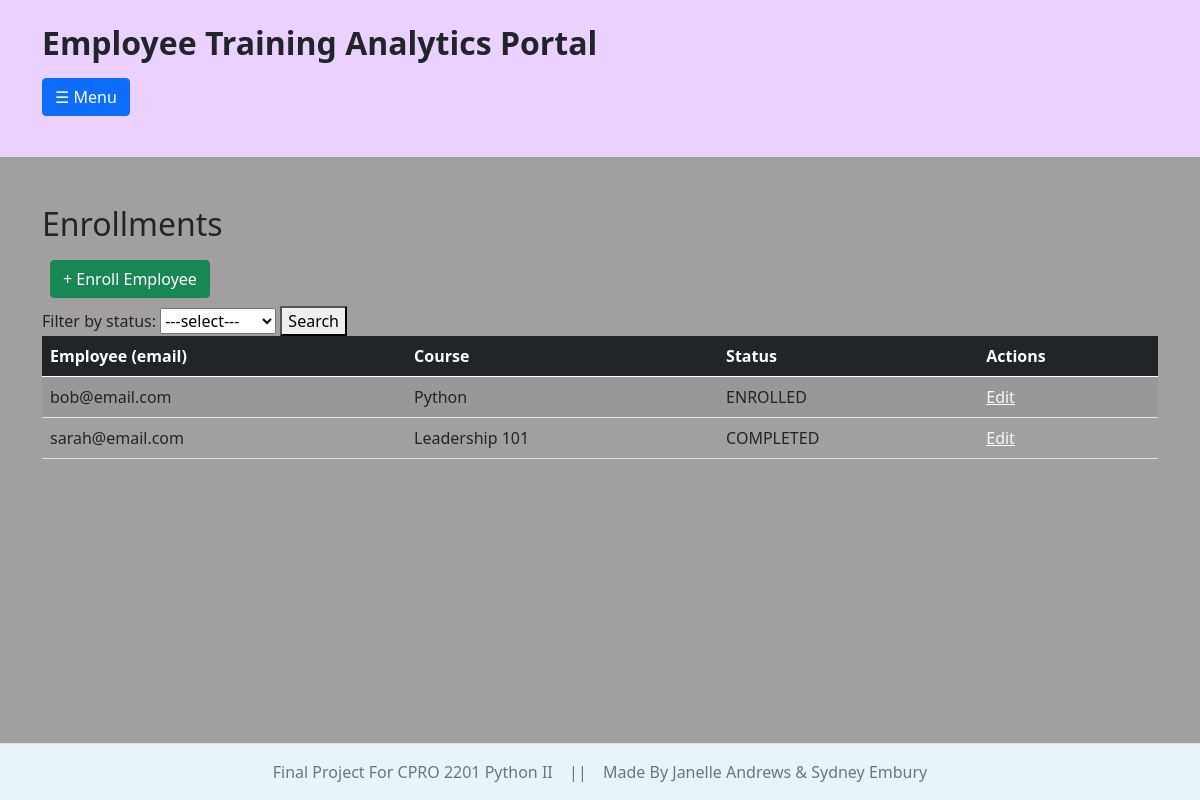
Before: /analytics_portal/enrollments/ with the older database file.
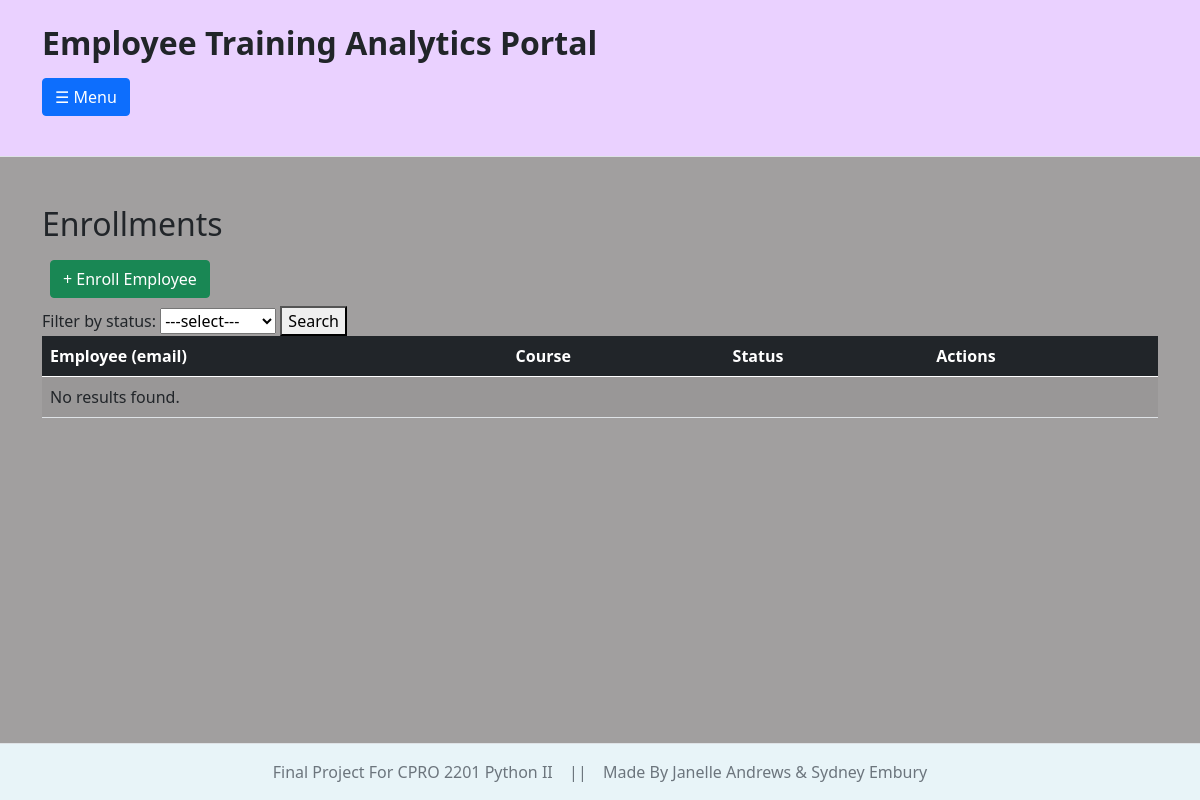
After: the same page with the newer database file.
### analytics_portal/models.py (models this page shows, shortened)
class Enrollment(models.Model):
    status_choices = [("1","ENROLLED"),("2","COMPLETED"),("3","CANCELLED")]
    employee = models.ForeignKey(Employee, on_delete=models.CASCADE, related_name="enrollments")
    session = models.ForeignKey(Session, on_delete=models.CASCADE, related_name="enrollments")
    status = models.CharField(choices=status_choices)
    class Meta:
        constraints = [
            models.UniqueConstraint(
                fields=["employee", "session"],
                name='unique_session'
            )
        ]

class Employee(models.Model):
    department_choices = [("1", "IT"),("2", "HR"),("3", "Sales"),("4","Admin"),("5","Management")]
    full_name = models.CharField(max_length=100)
    email = models.EmailField(unique=True)
    department = models.CharField(choices=department_choices)

class Session(models.Model):
    mode_choices = {
        '1':'Online',
        '2':'In-Person'
    }
    course = models.ForeignKey(Course, on_delete=models.CASCADE)
    session_date = models.DateTimeField()
    instructor_name = models.CharField(max_length=150)
    mode = models.CharField(choices=mode_choices)
    def __str__(self):
        return self.course.title

class Course (models.Model):
    category_choices = {
        '1':'Technical',
        '2':'Security',
        '3':'Soft Skills',
        '4':'Leadership',
        '5':'Product Training',
        '6':'Cyber Security',
        '7':'Ethics',
        '8':'Other'
    }
    title = models.CharField(max_length=200)
    category = models.CharField(choices = category_choices)
    duration_minutes = models.IntegerField()

### analytics_portal/views.py (the view)
# urls.py: path('enrollments/',views.enrollment_list,name="enrollment_list"),
def enrollment_list(request):
    status_filter = request.GET.get('status', '')
    status = Enrollment._meta.get_field('status').choices
    enrollments = Enrollment.objects.all()
    if status_filter:
        enrollments = enrollments.filter(status=status_filter)
    return render(request, "analytics_portal/enrollment/enrollment_list.html", {"enrollments":enrollments, "status":status})

### analytics_portal/templates/analytics_portal/enrollment/enrollment_list.html (shortened to what this page needs)
{% extends "analytics_portal/global_layout.html" %}
{% block content %}
    <h2>Enrollments</h2>
    <a class="btn btn-success m-2" href="{% url 'add_enrollment'%}">+ Enroll Employee</a>
    <form method="GET">
        <label for="status">Filter by status:</label>
        <select name="status">
            <option value="">---select---</option>
        </select>
        <button type="submit">Search</button>
    </form>
    <table class="table-responsive table table-striped table-hover" boarder="1"">
        <thead class="table-dark">
            <tr>
                <th>Employee (email)</th>
                <th>Course</th>
                <th>Status</th>
                <th>Actions</th>
            </tr>
        </thead>
        <tbody>
            {% for enrollment in enrollments %}
                <tr>
                    <td>{{enrollment.employee.email}}</td>
                    <td>{{enrollment.session}}</td>
                    <td>{{enrollment.get_status_display}}</td>
                    <td>
                        <a class="link-light" href="{% url 'update_enrollment' enrollment.id %}">Edit</a>
                    </td>
                </tr>
               {% empty %}
                <tr>
                    <td colspan="4"> No results found.</td>
                </tr>
            {% endfor %}
            </table>
{% endblock %}

Changed rows visible on the page:
removed Enrollment: employee.email "bob@email.com", session "Python", status "ENROLLED"
removed Enrollment: employee.email "sarah@email.com", session "Leadership 101", status "COMPLETED"
Other visible differences:
text now shown: "No results found."
